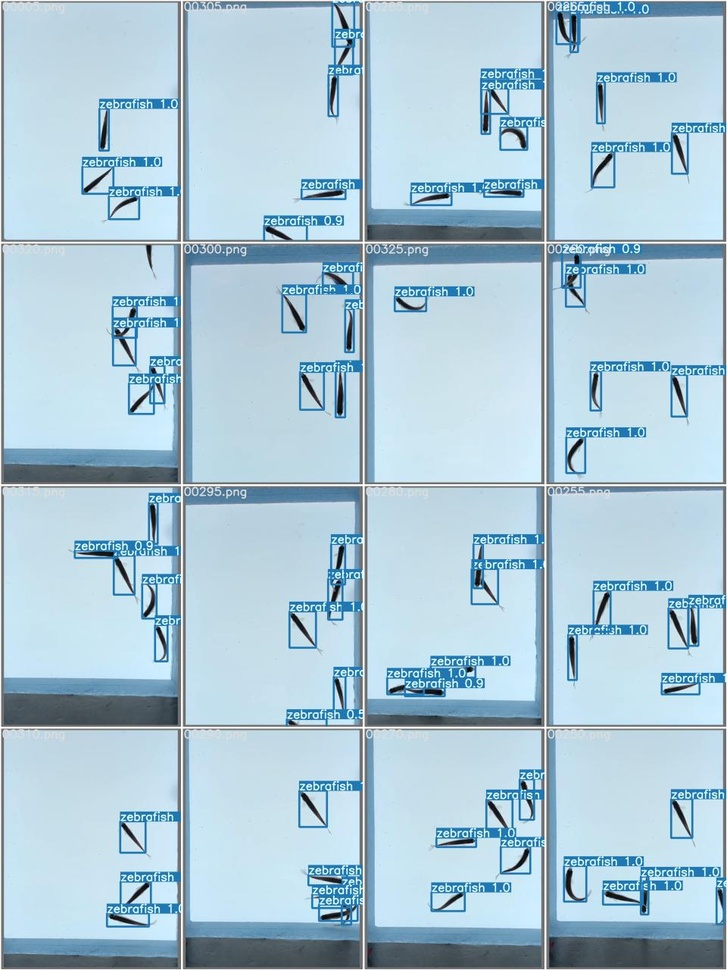
#> input picture backend/Yolov7_StrongSORT_OSNet/yolov7/weights/light-box/test_batch0_pred.jpg, 727 x 970 px, shrunk from 960 x 1280 before the run
$ python -i img_preprocess.py   (imports and definitions only)
#> lines starting #> are read from the running program, lines starting #| are printed output that depends on the picture; after the words box and inside, x2 and y2 are one past the last pixel; in counts of white or black regions, pixels touching at a corner belong together
#> further down, picture is the input picture: shape (970, 727, 3); mean B, G, R 214.9, 199.8, 171.9
import cv2
import scipy
import numpy as np
from skimage import morphology
import matplotlib.pyplot as plt


def get_data(path):
    im = cv2.imread(str(path))  # , cv2.IMREAD_GRAYSCALE
    return im


def nothing(x):
    pass


def img_preprocessing(img):
    winName = 'Colors of the rainbow'
    # cv2.namedWindow(winName)
    gray = cv2.cvtColor(img, cv2.COLOR_BGR2GRAY)
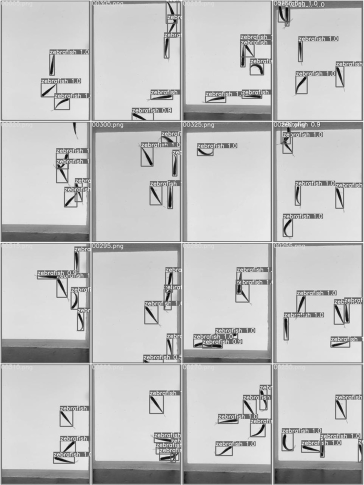
#> gray: shape (970, 727) (shown at 1/2 size); min 1, max 255, mean 193.2
    # gray = img[:, :, 1]
    blur_img = cv2.GaussianBlur(gray, (7, 7), 4)  # not img[:,:,0]
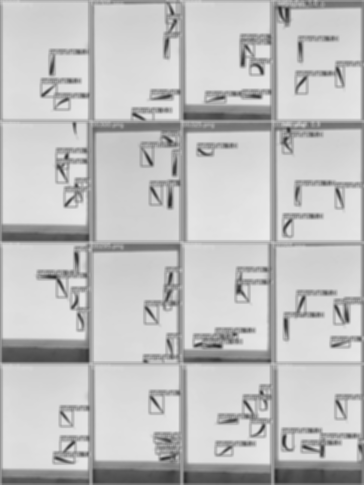
#> blur_img: shape (970, 727) (shown at 1/2 size); min 39, max 234, mean 193
    # ret3, binary = cv2.threshold(g1, 127, 255, cv2.THRESH_BINARY + cv2.THRESH_OTSU)
    binary = cv2.adaptiveThreshold(blur_img, 255, cv2.ADAPTIVE_THRESH_MEAN_C, cv2.THRESH_BINARY_INV, 33,
                                   6)  # 35, 8 31 6
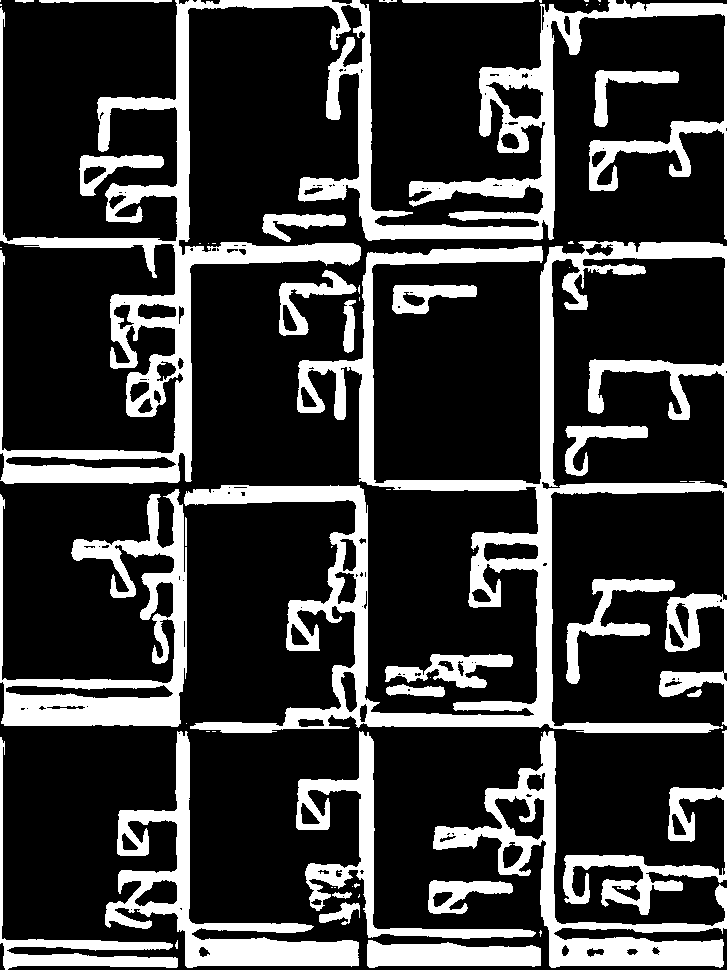
#> binary: shape (970, 727); 23.1% white; 61 white regions (32 under 20 px), largest, box (x1, y1, x2, y2) and area: (0, 0, 727, 484) 46080, (184, 241, 727, 733) 40725, (0, 489, 187, 727) 13241

    # cv2.namedWindow('binary', cv2.WINDOW_AUTOSIZE)

    binary = binary > 0
    binary = scipy.ndimage.binary_fill_holes(binary)
#> binary: shape (970, 727) bool; 25.2% white; 60 white regions (31 under 20 px), largest, box (x1, y1, x2, y2) and area: (0, 0, 727, 484) 50904, (184, 241, 727, 733) 43837, (0, 489, 187, 727) 14785
    # binary = morphology.remove_small_objects(binary, min_size=1000)

    binary = np.uint8(binary * 255)
    kernel = np.ones((5, 5), np.uint8)
    binary = cv2.erode(binary, kernel, iterations=1)
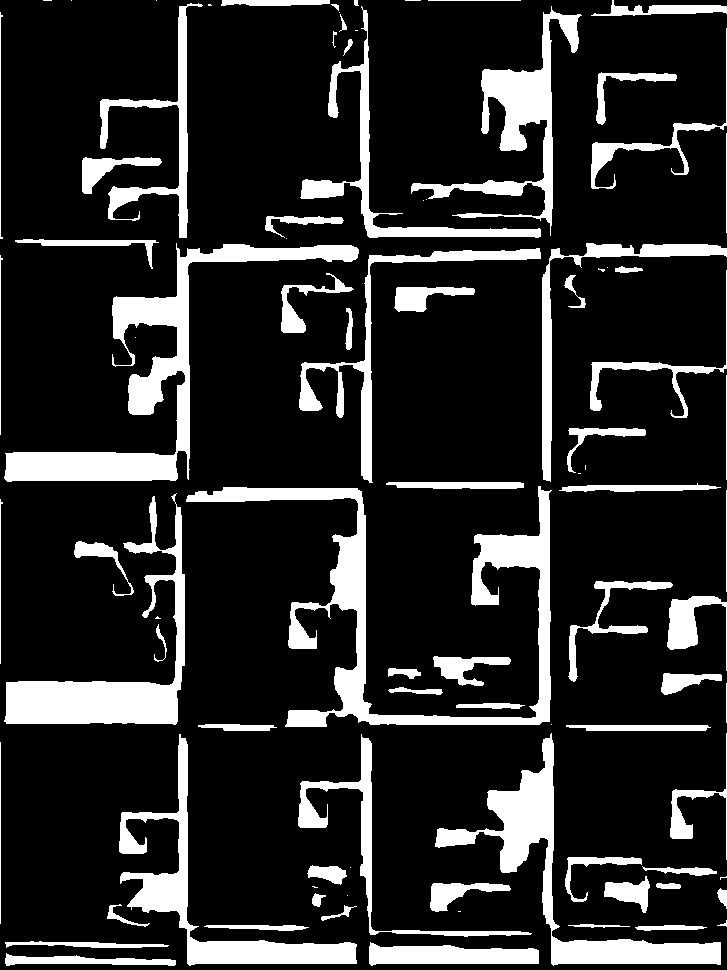
#> binary: shape (970, 727); 16.5% white; 92 white regions (22 under 20 px), largest, box (x1, y1, x2, y2) and area: (186, 486, 552, 727) 14924, (4, 243, 359, 482) 13399, (435, 733, 721, 966) 10014
    # binary = binary > 0
    # binary = morphology.remove_small_objects(binary, min_size=500)
    binary = scipy.ndimage.binary_fill_holes(binary)
    binary = np.uint8(binary * 255)
    binary = cv2.dilate(binary, kernel, iterations=1)
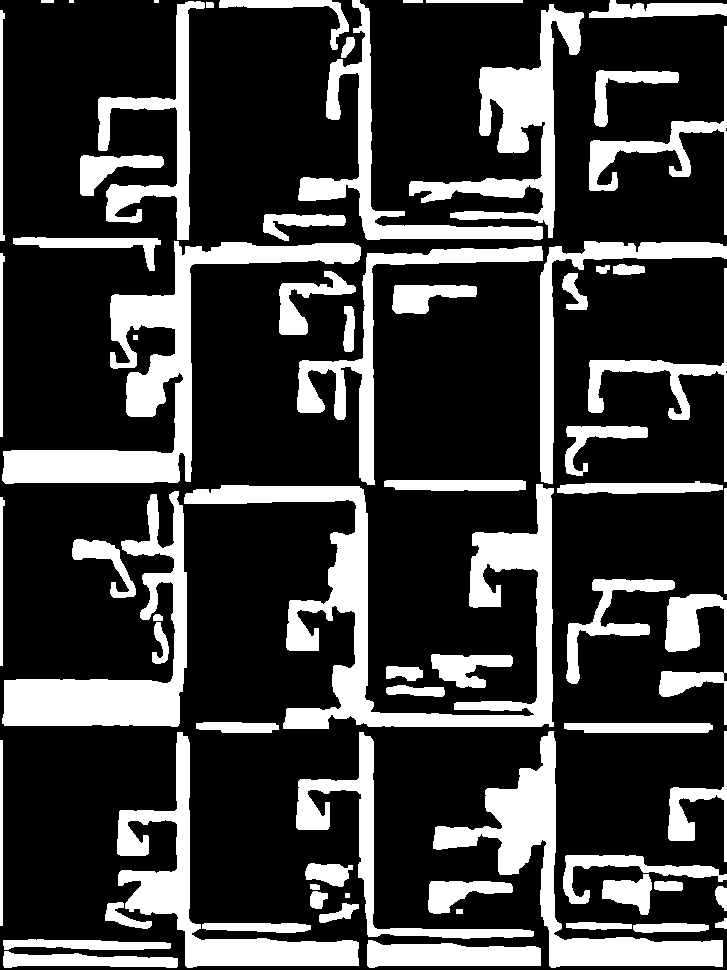
#> binary: shape (970, 727); 24.6% white; 71 white regions (2 under 20 px), largest, box (x1, y1, x2, y2) and area: (184, 484, 554, 729) 20862, (2, 241, 361, 484) 17151, (433, 731, 723, 968) 12566
    h, w = binary.shape
    binary[0:2, :] = 0
    binary[:, 0:2] = 0
    binary[h - 3:h, :] = 0
#> binary: shape (970, 727); 24.3% white; 71 white regions (3 under 20 px), largest, box (x1, y1, x2, y2) and area: (184, 484, 554, 729) 20862, (2, 241, 361, 484) 17151, (433, 731, 723, 967) 12561
    binary[:, w - 3:w] = 0
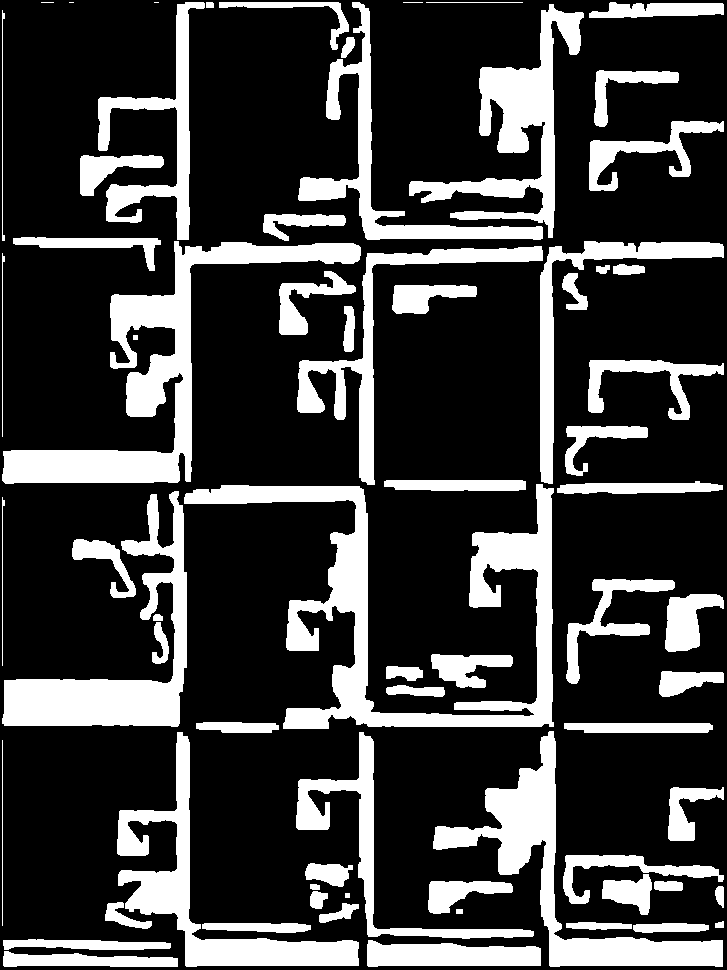
#> binary: shape (970, 727); 24% white; 71 white regions (3 under 20 px), largest, box (x1, y1, x2, y2) and area: (184, 484, 554, 729) 20862, (2, 241, 361, 484) 17151, (433, 731, 723, 967) 12561
    # cv2.imshow('binary', binary)
    # cv2.waitKey(0)
    binary = binary > 0
    return binary

>>> import cv2
>>> picture = cv2.imread('yolov7/weights/light-box/test_batch0_pred.jpg')
>>> result = img_preprocessing(picture)

$ run again, on backend/Yolov7_StrongSORT_OSNet/yolov7/weights/light-box/test_batch1_pred.jpg
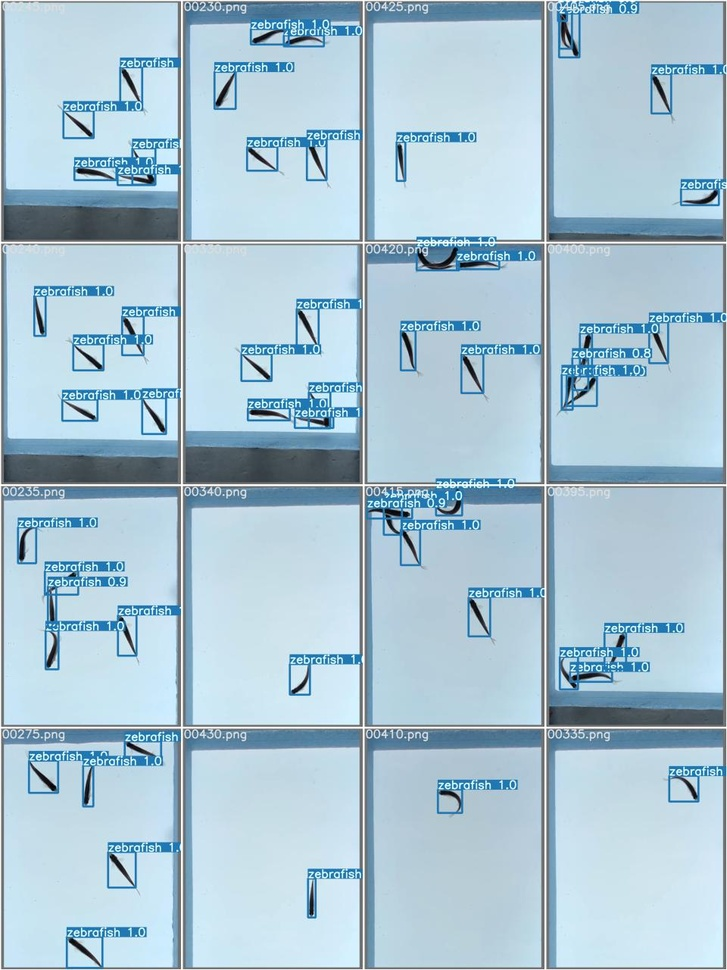
#> input picture backend/Yolov7_StrongSORT_OSNet/yolov7/weights/light-box/test_batch1_pred.jpg, 727 x 970 px, shrunk from 960 x 1280 before the run
#> picture is the input picture: shape (970, 727, 3); mean B, G, R 212, 197, 169.9
#> in img_preprocessing, `blur_img = cv2.GaussianBlur(gray, (7, 7), 4)`:
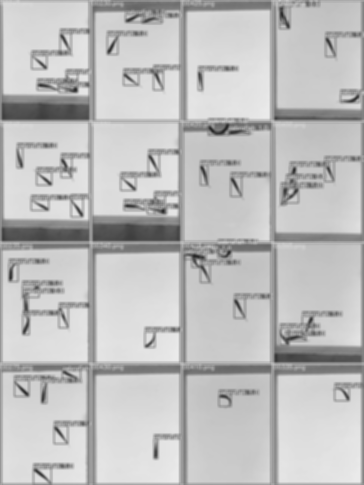
#> blur_img: shape (970, 727) (shown at 1/2 size); min 37, max 235, mean 190.4
#> in img_preprocessing, `binary[:, w - 3:w] = 0`:
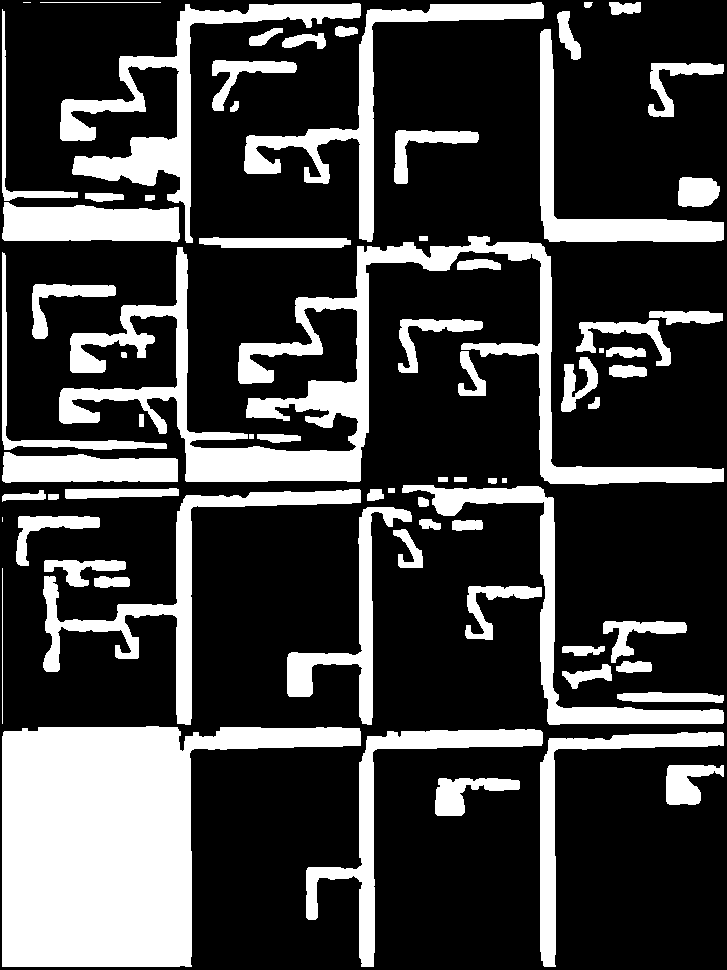
#> binary: shape (970, 727); 26% white; 72 white regions (2 under 20 px), largest, box (x1, y1, x2, y2) and area: (2, 726, 361, 967) 48441, (59, 236, 724, 485) 30232, (60, 3, 361, 243) 11273

$ run again, on backend/Yolov7_StrongSORT_OSNet/yolov7/weights/light-box/test_batch2_pred.jpg
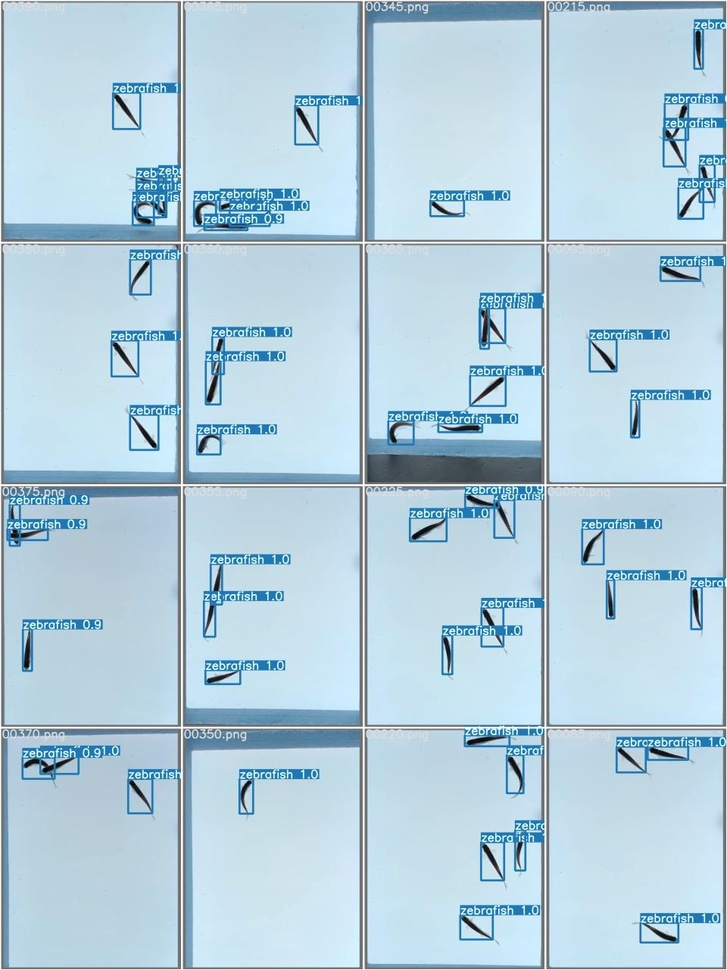
#> input picture backend/Yolov7_StrongSORT_OSNet/yolov7/weights/light-box/test_batch2_pred.jpg, 727 x 970 px, shrunk from 960 x 1280 before the run
#> picture is the input picture: shape (970, 727, 3); mean B, G, R 221.8, 207.3, 180.4
#> in img_preprocessing, `binary = cv2.adaptiveThreshold(blur_img, 255, cv2.ADAPTIVE_THRESH_MEAN..`:
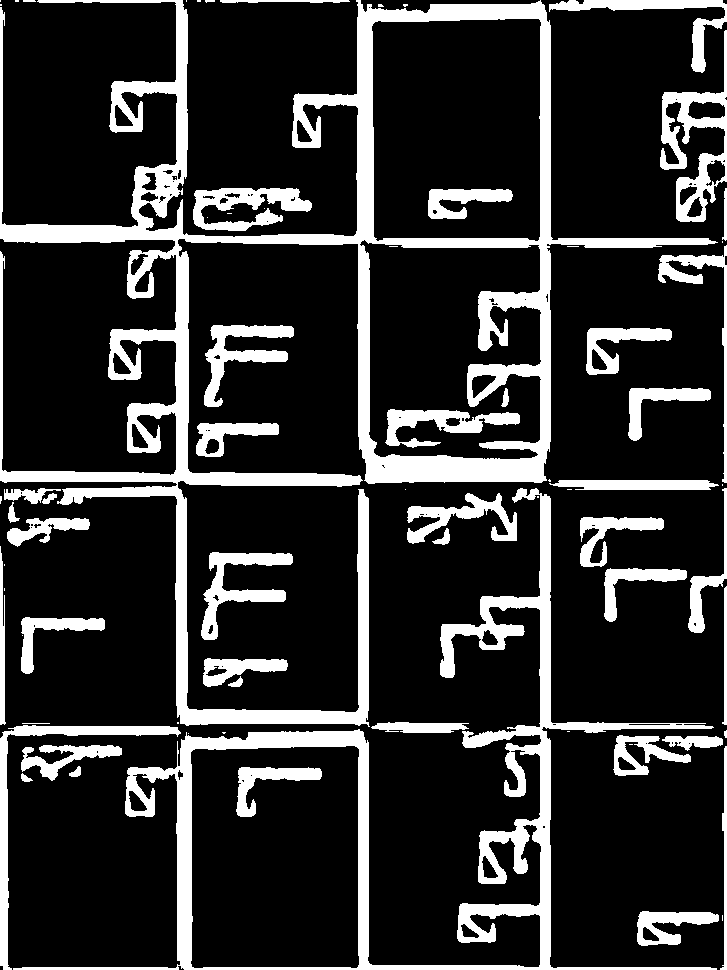
#> binary: shape (970, 727); 18.8% white; 74 white regions (29 under 20 px), largest, box (x1, y1, x2, y2) and area: (0, 0, 718, 727) 57065, (13, 488, 717, 970) 25688, (660, 30, 727, 222) 3953
#> in img_preprocessing, `binary[:, w - 3:w] = 0`:
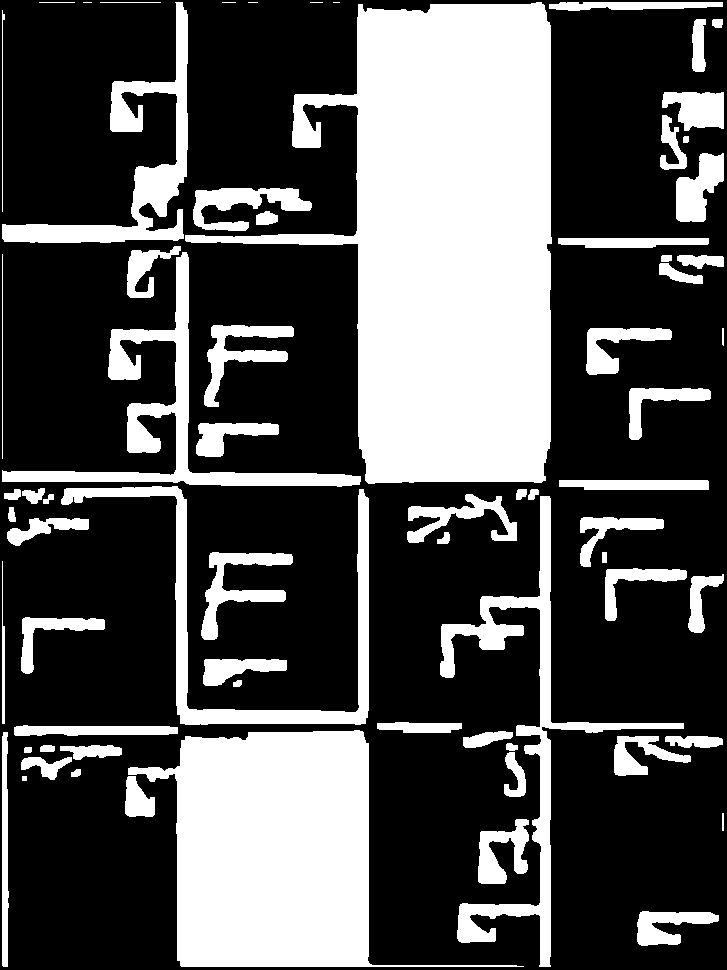
#> binary: shape (970, 727); 32% white; 71 white regions (5 under 20 px), largest, box (x1, y1, x2, y2) and area: (185, 2, 552, 484) 94750, (128, 730, 524, 967) 45372, (440, 496, 684, 967) 10863
